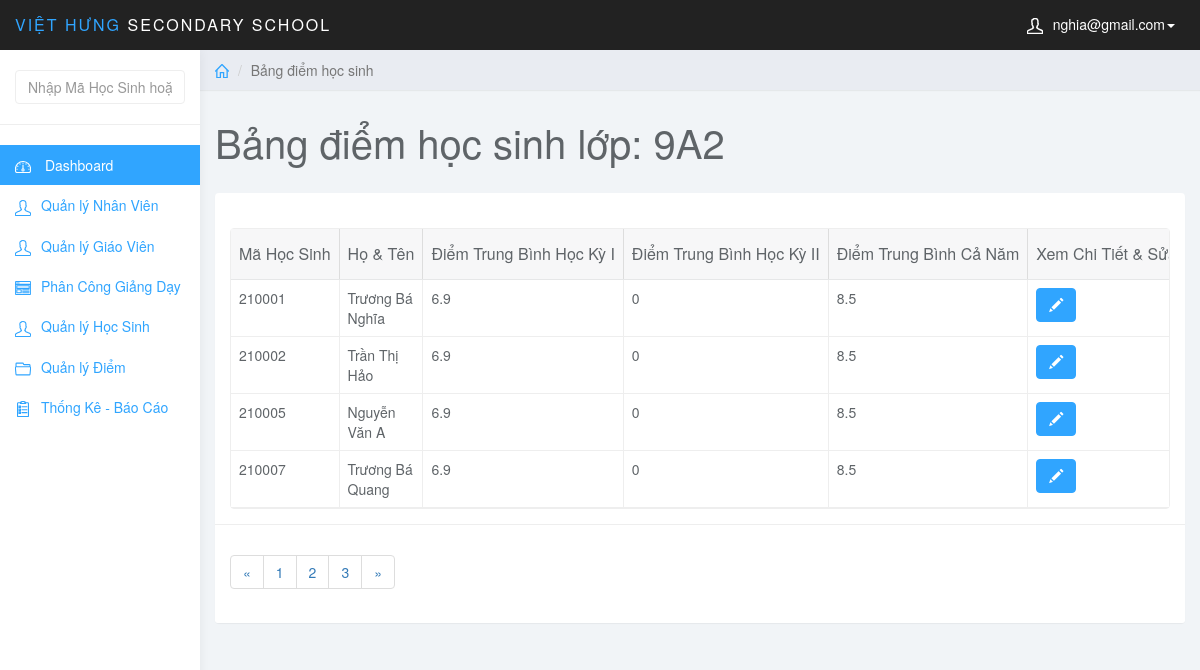
The page /admin/index.php?page=list_diem&id_class=1 (signed in) on the database its author committed.
### tables this page shows
CREATE TABLE `lophoc` (
  `MaLopHoc` varchar(10) NOT NULL,
  `Tenlophoc` varchar(20) NOT NULL,
  `KhoiHoc` varchar(10) NOT NULL,
  PRIMARY KEY (`MaLopHoc`)
);

CREATE TABLE `hocsinh` (
  `MaHS` int(6) NOT NULL,
  `MaLopHoc` varchar(10) NOT NULL,
  `TenHS` varchar(50) NOT NULL,
  `GioiTinh` varchar(5) NOT NULL,
  `NgaySinh` date NOT NULL,
  `NoiSinh` varchar(50) NOT NULL,
  `DanToc` varchar(10) NOT NULL,
  `HoTenCha` varchar(50) NOT NULL,
  `HoTenMe` varchar(50) NOT NULL,
  PRIMARY KEY (`MaHS`),
  KEY `fk_hs_lh` (`MaLopHoc`),
  CONSTRAINT `fk_hs_lh` FOREIGN KEY (`MaLopHoc`) REFERENCES `lophoc` (`MaLopHoc`)
);

### admin/list_diem.php (the view, shortened to what this page needs)
<?php
    $class_id = $_GET['id_class'];
    $sql_view = "SELECT * FROM lophoc WHERE MaLopHoc = '$class_id'";
    $query_view = mysqli_query($conn,$sql_view);
    $row_view = mysqli_fetch_assoc($query_view);
?>
<div class="col-sm-9 col-sm-offset-3 col-lg-10 col-lg-offset-2 main">
		<div class="row">
			<ol class="breadcrumb">
				<li><a href="index.php"><svg class="glyph stroked home"><use xlink:href="#stroked-home"></use></svg></a></li>
				<li class="active">Bảng điểm học sinh</li>
			</ol>
		</div>
		<div class="row">
			<div class="col-lg-12">
				<h1 class="page-header">Bảng điểm học sinh lớp: <?php echo $row_view['Tenlophoc']; ?></h1>
			</div>
		</div>
		<div class="row">
			<div class="col-lg-12">
				<div class="panel panel-default">
					<div class="panel-body">
                        <table
                            data-toolbar="#toolbar"
                            data-toggle="table">
						    <thead>
						    <tr>
						        <th data-field="id" data-sortable="true">Mã Học Sinh</th>
                                <th data-field="name"  data-sortable="true">Họ & Tên</th>
                                <th data-sortable="true">Điểm Trung Bình Học Kỳ I</th>
                                <th data-sortable="true">Điểm Trung Bình Học Kỳ II</th>
                                <th data-sortable="true">Điểm Trung Bình Cả Năm</th>
                                <th>Xem Chi Tiết & Sửa</th>
						    </tr>
                            </thead>
                            <tbody>
                                <?php
                                    $sql = "SELECT * FROM hocsinh WHERE MaLopHoc = '$class_id'";
                                    $query = mysqli_query($conn,$sql);
                                    while ($row = mysqli_fetch_assoc($query)) {
                                        $sql_diem = "SELECT * FROM hocsinh JOIN diem ON hocsinh.MaHS = diem.MaHS JOIN monhoc ON diem.MaMonHoc = monhoc.MaMonHoc JOIN lophoc ON hocsinh.MaLopHoc = lophoc.MaLopHoc JOIN hocky ON diem.MaHocKy = hocky.MaHocKy WHERE hocsinh.MaHS = '{$row['MaHS']}'";
                                        $query_diem = mysqli_query($conn,$sql_diem);
                                        $tb_hk = 0;
                                        $tb_hk2 = 0;
                                        $i = 0;
                                        while($row_diem = mysqli_fetch_assoc($query_diem)){
                                            if ($row_diem['MaHocKy']=='20191') {
                                                $tb_hk += $row_diem['DiemTB'];
                                                $i++;
                                            }elseif($row_diem['MaHocKy']=='20192') {
                                                $tb_hk2 += $row_diem['DiemTB'];
                                                $i++;
                                            }
                                        }
                                ?>
                                <tr>
                                    <td><?php echo $row['MaHS']; ?></td>
                                    <td><?php echo $row['TenHS']; ?></td>
                                    <td><?php if(isset($tb_hk)){echo round($tb_hk/$i,1);}else{echo '---';}?></td>
                                    <td><?php if(isset($tb_hk2)){echo round($tb_hk2/$i,1);}else{echo '---';} ?></td>
                                    <td>8.5</td>
                                    <td class="form-group">
                                        <a href="index.php?page=edit_diem&id_hs=<?php echo $row['MaHS']; ?>" class="btn btn-primary"><i class="glyphicon glyphicon-pencil"></i></a>
                                    </td>
                                </tr>
                                    <?php } ?>
                            </tbody>
						</table>
                    </div>
                    <div class="panel-footer">
                        <nav aria-label="Page navigation example">
                            <ul class="pagination">
                                <li class="page-item"><a class="page-link" href="#">&laquo;</a></li>
                                <li class="page-item"><a class="page-link" href="#">1</a></li>
                                <li class="page-item"><a class="page-link" href="#">2</a></li>
                                <li class="page-item"><a class="page-link" href="#">3</a></li>
                                <li class="page-item"><a class="page-link" href="#">&raquo;</a></li>
                            </ul>
                        </nav>
                    </div>
				</div>
			</div>
		</div>
	</div>

### admin/css/styles.css (style rules this page uses)
body { background: #f1f4f7; padding-top: 50px; color: #5f6468; }
a, a:hover, a:focus { color: #30a5ff; }
h1, h2, h3, h4, h5, h6 { color: #5f6468; }
h1 { font-weight: 300; font-size: 40px; }
.btn-primary, .btn-primary:hover, .btn-primary:focus, .btn-primary:active, .btn-primary.active, .open > .dropdown-toggle.btn-primary, .btn-primary.disabled, .btn-primary[disabled], fieldset[disabled] .btn-primary, .btn-primary.disabled:hover, .btn-primary[disabled]:hover, fieldset[disabled] .btn-primary:hover, .btn-primary.disabled:focus, .btn-primary[disabled]:focus, fieldset[disabled] .btn-primary:focus, .btn-primary.disabled:active, .btn-primary[disabled]:active, fieldset[disabled] .btn-primary:active, .btn-primary.disabled.active, .btn-primary[disabled].active, fieldset[disabled] .btn-primary.active { background-color: #30a5ff; border-color: #30a5ff; }
.panel { border: 0; }
.panel-footer { background: #fff; border-top: 1px solid #eee; }
.breadcrumb { border-radius: 0; padding: 10px 15px; background: #e9ecf2; box-shadow: 0 1px 1px rgba(0, 0, 0, .05); margin: 0 ; }
h1.page-header { margin-top: 30px; border-bottom: 0; }
.table { background: #fff; }
.breadcrumb .glyph { height: 14px; width: 14px; margin: -2px 0 0 0; stroke-width: 4px; }

### rows shown on the page
lophoc: Tenlophoc "9A2"
hocsinh: MaHS "210001", TenHS "Trương Bá Nghĩa", i "6.9", i "0"
hocsinh: MaHS "210002", TenHS "Trần Thị Hảo", i "6.9", i "0"
hocsinh: MaHS "210005", TenHS "Nguyễn Văn A", i "6.9", i "0"
hocsinh: MaHS "210007", TenHS "Trương Bá Quang", i "6.9", i "0"

### other values the page prints
$_SESSION['mail_user'] "nghia@gmail.com"
